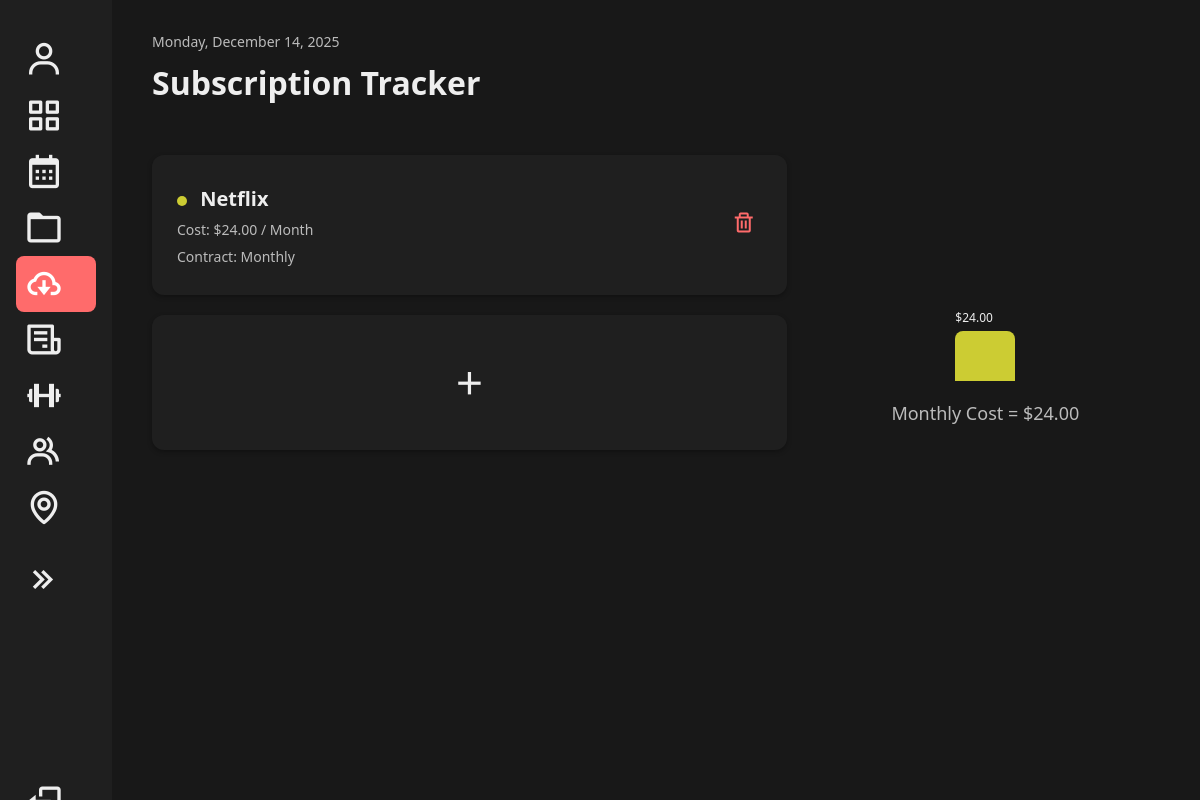
Page /Subscription/ (signed in) on the committed database.
### main/models.py (models this page shows, shortened)
class sub(models.Model):
    name = models.CharField(max_length=100)
    cost = models.DecimalField(max_digits=10, decimal_places=2)
    renewal_date = models.DateField(null=True, blank=True)
    contract_type = models.CharField(max_length=50, default='NA')
    STATUS_CHOICES = [
        ('active', 'Active'),
        ('suspended', 'Suspended'),
        ('canceled', 'Canceled'),
    ]
    status = models.CharField(max_length=10, choices=STATUS_CHOICES)

### main/views.py (the view)
# urls.py: path('Subscription/', main_views.SubscriptionTracker, name='Subscription'),
@login_required
def SubscriptionTracker(request):
    subs_qs = sub.objects.all()
    if _model_has_field(sub, 'user'):
        subs_qs = subs_qs.filter(user=request.user)
    total_cost = sum(b.cost for b in subs_qs)
    subs_with_colors = [{"obj": s, "hue": (i + 1) * 60} for i, s in enumerate(subs_qs)]
    return render(request, 'Subscription.html', {'subs': subs_with_colors, 'total_cost': total_cost})

### main/views.py (called while the page is built)
def _model_has_field(model, field_name: str) -> bool:
    return any(f.name == field_name for f in model._meta.get_fields())

### main/templates/Subscription.html (shortened to what this page needs)
<!DOCTYPE html>
<html lang="en">
<head>
  {% load static %}
  <link rel="stylesheet" href="{% static 'index.css' %}?v=2">
  <link href='https://unpkg.com/boxicons@2.1.4/css/boxicons.min.css' rel='stylesheet'>
</head>
<body>
  <div class="container">
    <aside>
      <nav class="nav">
        <ul class="nav-links">
          <li>
            <a href="{% url 'UserProfile' %}" {% if request.resolver_match.url_name == 'TaskManager' %}{% endif %}>
              <i class='bx bx bx-user'></i><span><strong>{{ user.username }}</strong></span>
            </a>
          </li>
          <li>
            <a href="{% url 'TaskManager' %}" {% if request.resolver_match.url_name == 'TaskManager' %}class="active"{% endif %}>
              <i class='bx bx-grid-alt'></i><span>Task Manager</span>
            </a>
          </li>
          <li>
            <a href="{% url 'calendar' %}" {% if request.resolver_match.url_name == 'calendar' %}class="active"{% endif %}>
              <i class='bx bx-calendar'></i><span>Calendar</span>
            </a>
          </li>
          <li>
            <a href="{% url 'confirm_password' %}" {% if request.resolver_match.url_name == 'DocumentStorage' %}class="active"{% endif %}>
              <i class='bx bx-folder'></i><span>Document Manager</span>
            </a>
          </li>
          <li>
            <a href="{% url 'Subscription' %}" {% if request.resolver_match.url_name == 'Subscription' %}class="active"{% endif %}>
              <i class='bx bx-cloud-download'></i><span>Subscription Tracker</span>
            </a>
          </li>
          <li>
            <a href="{% url 'BillManager' %}" {% if request.resolver_match.url_name == 'BillManager' %}class="active"{% endif %}>
              <i class='bx bx-receipt'></i><span>Bill Manager</span>
            </a>
          </li>
          <li>
            <a href="{% url 'HealthManager' %}" {% if request.resolver_match.url_name == 'HealthManager' %}class="active"{% endif %}>
              <i class='bx bx-dumbbell'></i><span>Health Manager</span>
            </a>
          </li>
          <li><a href="#"><i class='bx bx-group'></i><span>Family</span></a></li>
          <li>
            <a href="http://127.0.0.1:8000" target="_blank">
              <i class='bx bx-map'></i><span>GeoDesk</span>
            </a>
          </li>
        </ul>
        <div class="collapse-btn">
          <a href="#" data-resize-btn>
            <i class='bx bx-chevrons-right'></i><span>Collapse</span>
          </a>
        </div>
        <div class="logout-btn">
          <a href="{% url 'login' %}">
            <i class='bx bx-log-out'></i><span>Logout</span>
          </a>
        </div>
      </nav>
    </aside>
    <main class="content">
      <header class="header">
        <div class="date">Monday, December 14, 2025</div>
        <h1>Subscription Tracker</h1>
      </header>
      <div class="subscription-layout">
        <section class="subscription-list">
          {% for sub in subs %}
          <div class="subscription-item">
            <div class="details">
              <h3>
                <span class="status-dot" style="background-color: hsl({{ sub.hue }}, 60%, 50%)"></span>
                {{ sub.obj.name }}
              </h3>
              <p>Cost: ${{ sub.obj.cost }} / Month
              </p>
              <p>Contract: {{ sub.obj.contract_type }}</p>
            </div>
            <button class="delete-btn" onclick="openConfirmModal({{ sub.obj.id }})">
              <i class='bx bx-trash'></i>
            </button>
          </div>
          {% endfor %}
          <div>
            <a href="{% url 'add_item' 'subscription' %}" class="add-btn">
              <i class='bx bx-plus'></i>
            </a>
          </div>
        </section>
        <section class="chart-section">
          <div class="chart">
            {% for sub in subs %}
            <div class="bar"
                style="height: {{ sub.obj.cost|floatformat:0 }}px; background-color: hsl({{ sub.hue }}, 60%, 50%);">
              <span>${{ sub.obj.cost }}</span>
            </div>
            {% endfor %}
          </div>
          <div class="total-cost">Monthly Cost = ${{ total_cost }}</div>
        </section>
      </div>
    </main>
  </div>
</body>
</html>

### main/static/index.css (style rules this page uses)
:root { --primary-color: #FF6B6B; --secondary-color: #4ECDC4; --accent-color: #FFE66D; --background-dark: #181818; --background-light: #1f1f1f; --text-light: #eee; --text-muted: #bbb; --sb-width: 5rem; --panel-brd: #2b3748; --today-cell: #222427; --hover-cell: #212225; --select-bg: #20242a; }
body { margin: 0; font-family: 'Segoe UI', Tahoma, Geneva, Verdana, sans-serif; background: var(--background-dark); color: var(--text-light); }
.container { display: flex; min-height: 100vh; margin-left: calc(var(--sb-width) + 1rem); padding: 0 1.5rem; animation: fadeInPage 1s ease forwards; opacity: 0; transition: margin-left 0.4s ease-in-out; }
aside { position:fixed; inset:0 auto 0 0; height:100vh; width:var(--sb-width); background:var(--background-light); transition:width .4s ease-in-out; padding:1rem; overflow-x:hidden; overflow-y:auto; display:flex; flex-direction:column; justify-content:space-between; }
.nav { display: flex; margin-top: auto; flex-direction: column; justify-content: space-between; height: 100%; }
.nav ul { list-style: none; padding: 0; flex: 1; display: flex; flex-direction: column; }
.nav a { display: flex; align-items: center; gap: 1rem; text-decoration: none; font-size: 1.5rem; color: #eee; padding: 0.5rem; border-radius: 0.5rem; transition: background-color 0.3s, justify-content 0.3s; white-space: nowrap; }
.nav a:hover, .nav a.active { background: var(--primary-color); color: white; }
.nav a i { font-size: 2.5rem; }
.nav a[data-resize-btn] i { transition: transform 0.3s ease; }
.logout-btn { width: 100%; display: flex; padding: 2rem 0; }
main.content { flex: 1; padding: 2rem 2rem; display: flex; flex-direction: column; transition: margin-left 0.4s ease; }
.header { text-align: left; margin-bottom: 10px; }
.date { font-size: 14px; color: var(--text-muted); }
h1 { margin-top: 10px; font-size: 32px; }
.chart-section { display: flex; flex-direction: column; align-items: center; margin-bottom: auto; margin-top: auto; }
.chart { display: flex; gap: 30px; align-items: flex-end; height: 200px; margin-bottom: 15px; }
.bar { width: 60px; min-height: 50px; display: flex; justify-content: left; align-items: flex-end; position: relative; border-radius: 8px 8px 0 0; }
.bar span { position: absolute; bottom: calc(100% + 5px); font-size: 12px; margin-bottom: 0; }
.total-cost { font-size: 18px; color: var(--text-muted); margin-top: 5px; }
.subscription-list { display: flex; flex-direction: column; gap: 20px; width: 100%; margin: 0 auto; }
.subscription-layout { display: grid; grid-template-columns: 2fr 1fr; gap: 40px; align-items: flex-start; justify-content: start; margin-top: 20px; }
.subscription-item { background: var(--background-light); padding: 20px 25px; border-radius: 12px; display: flex; justify-content: inherit; align-items: center; min-height: 100px; box-shadow: 0 2px 5px rgba(0, 0, 0, 0.3); }
.details h3 { margin: 0; font-size: 20px; color: var(--text-light); }
.details p { margin: 8px 0 0; font-size: 14px; color: var(--text-muted); }
.logout-btn { margin-top: 150px; padding-top: 1rem; }
.logout-btn a { display: flex; align-items: left; gap: 1rem; text-decoration: none; font-size: 1.5rem; color: #eee; padding: 0.5rem; border-radius: 0.5rem; transition: background-color 0.3s; }
.logout-btn a i { font-size: 2.5rem; }
.status-dot { width: 10px; height: 10px; border-radius: 50%; display: inline-block; margin-right: 8px; }
.add-btn { display: flex; justify-content: center; align-items: center; height: 135px; background-color: var(--background-light); border-radius: 12px; box-shadow: 0 2px 5px rgba(0, 0, 0, 0.3); transition: background 0.3s ease, transform 0.2s ease; text-decoration: none; }
.add-btn i { font-size: 2.4rem; color: var(--text-light); }
.subscription-item { position: relative; display: flex; justify-content: space-between; align-items: center; background: var(--background-light); padding: 20px 25px; border-radius: 12px; min-height: 100px; box-shadow: 0 2px 5px rgba(0, 0, 0, 0.3); }
.delete-btn { background: transparent; border: none; color: #FF6B6B; font-size: 24px; cursor: pointer; transition: transform 0.2s ease; }

### rows in the picture
sub: obj.name "Netflix", obj.cost "24.00", obj.contract_type "Monthly"

### other values in the picture
{{ total_cost }} "24.00"
